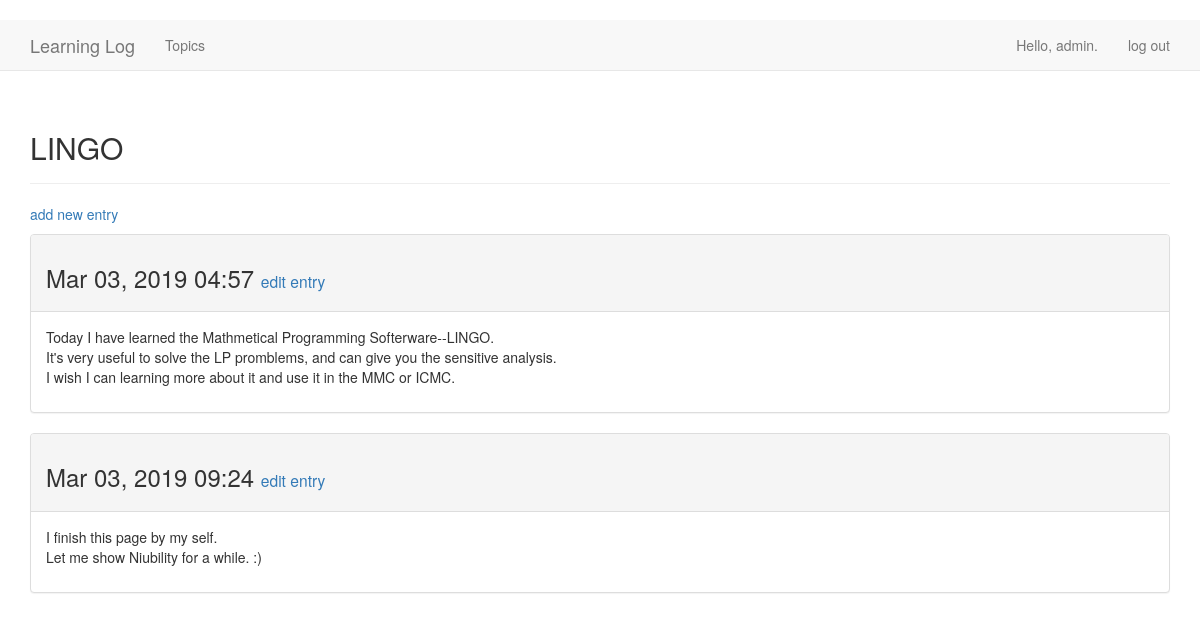
The page /topics/1/ (signed in) on the database its author committed.
### learning_logs/models.py (models this page shows, shortened)
class Topic(models.Model):
    text = models.CharField(max_length=200)
    date_added = models.DateTimeField(auto_now_add=True)
    owner = models.ForeignKey(User)
    def __str__(self):
        return self.text

class Entry(models.Model):
	topic=models.ForeignKey(Topic)
	text=models.TextField()
	date_added=models.DateTimeField(auto_now_add=True)
	class Meta:
		verbose_name_plural='entries'

### learning_logs/views.py (the view)
# urls.py: url(r'^topics/(?P<topic_id>\d+)/$',views.topic, name='topic'),
@login_required
def topic(request, topic_id):
    topic = Topic.objects.get(id=topic_id)
    if topic.owner != request.user:
        raise Http404
    entries = topic.entry_set.order_by('date_added')
    context = {'topic':topic,'entries':entries}
    return render(request, 'learning_logs/topic.html',context)

### learning_logs/templates/learning_logs/topic.html
﻿{% extends 'learning_logs/base.html' %}
{% block header %}
  <h2>{{ topic }}</h2>
{% endblock header %}
{% block content %}
  <p>
    <a href="{% url 'learning_logs:new_entry' topic.id %}">add new entry</a>
  </p>
  {% for entry in entries %}
    <div class="panel panel-default">
      <div class="panel-heading">
        <h3>
          {{ entry.date_added|date:'M d, Y H:i' }}
          <small>
            <a href="{% url 'learning_logs:edit_entry' entry.id %}">
              edit entry</a>
          </small>
        </h3>
      </div>
      <div class="panel-body">
        {{ entry.text|linebreaks }}
      </div>
    </div>
  {% empty %}
    There are no entries for this topic yet.
  {% endfor %}
{% endblock content %}

### learning_logs/templates/learning_logs/base.html (shortened to what this page needs)
﻿{% load bootstrap3 %}
<!DOCTYPE html>
<html lang="en">
  <head>
    {% bootstrap_css %}
  </head>
  <body>
    <nav class="navbar navbar-default navbar-static-top">
      <div class="container">
        <div class="navbar-header">
          <a class="navbar-brand" href="{% url 'learning_logs:index' %}">
              Learning Log</a>
        </div>
        <div id="navbar" class="navbar-collapse collapse">
          <ul class="nav navbar-nav">
            <li><a href="{% url 'learning_logs:topics' %}">Topics</a></li>
          </ul>
          <ul class="nav navbar-nav navbar-right">
            {% if user.is_authenticated %}
              <li><a>Hello, {{ user.username }}.</a></li>
              <li><a href="{% url 'users:logout' %}">log out</a></li>
            {% else %}
              <li><a href="{% url 'users:register' %}">register</a></li>
              <li><a href="{% url 'users:login' %}">log in</a></li>
            {% endif %}
          </ul>
        </div>
      </div>
    </nav>
    <div class="container">
      <div class="page-header">
        {% block header %}{% endblock %}
      </div>
      <div>
        {% block content %}{% endblock %}
      </div>
    </div>
  </body>
</html>

### rows shown on the page
Topic: text "LINGO"
Entry: date_added "Mar 03, 2019 04:57", text "Today I have learned the Mathmetical Programming Softerware--LINGO. It's very useful to solve the LP promblems, and can give you the sensitive analysis. I wish I can learning more about it and use it in the MMC or ICMC."
Entry: date_added "Mar 03, 2019 09:24", text "I finish this page by my self. Let me show Niubility for a while. :)"

### other values the page prints
{{ user.username }} "admin"
